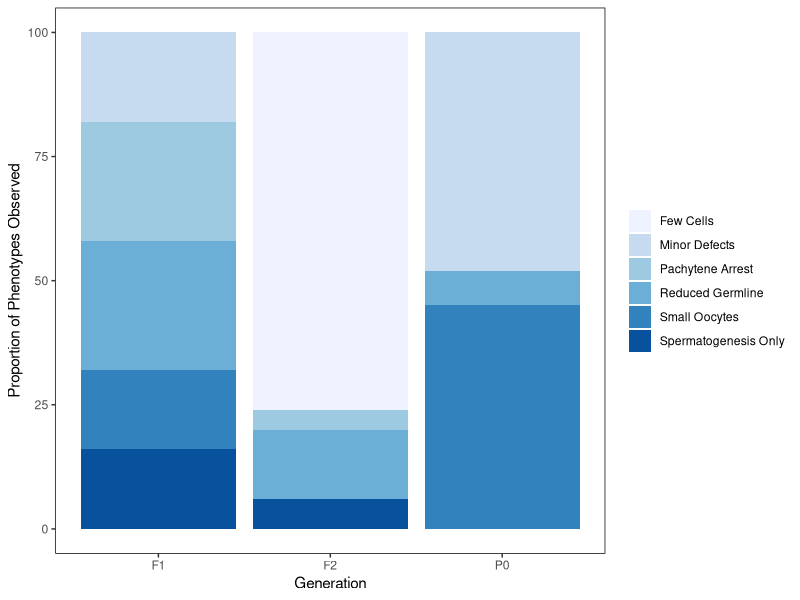

Write R code to recreate this figure.
## ---- chunk 1
knitr::opts_chunk$set(echo = TRUE)
knitr::opts_chunk$set(warning = FALSE, message = FALSE) 
## ---- chunk 2

library(ggplot2)

proportional_data <- as.data.frame(read.csv("proportional_data.csv"))

proportional_plot<-ggplot(proportional_data, aes(x =generation, 
                          y = proportion, fill=phenotype)) + 
  geom_bar( stat="identity") +
  scale_fill_brewer() +
  xlab("Generation")+
  ylab("Proportion of Phenotypes Observed")+
  theme(panel.background=element_blank(), 
        strip.background = element_blank(),
        panel.border=element_rect(colour="black",fill=NA),
        legend.title = element_blank())

proportional_plot
